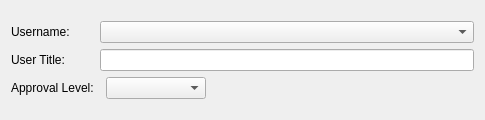
<?xml version="1.0" encoding="UTF-8"?>
<ui version="4.0">
 <class>ApproverForm</class>
 <widget class="QWidget" name="ApproverForm">
  <property name="geometry">
   <rect>
    <x>0</x>
    <y>0</y>
    <width>485</width>
    <height>120</height>
   </rect>
  </property>
  <property name="maximumSize">
   <size>
    <width>485</width>
    <height>120</height>
   </size>
  </property>
  <property name="windowTitle">
   <string>Form</string>
  </property>
  <layout class="QVBoxLayout" name="verticalLayout">
   <item>
    <layout class="QGridLayout" name="gridLayout">
     <item row="2" column="0">
      <widget class="QLabel" name="label_3">
       <property name="text">
        <string>Approval Level:</string>
       </property>
      </widget>
     </item>
     <item row="2" column="3">
      <spacer name="horizontalSpacer">
       <property name="orientation">
        <enum>Qt::Horizontal</enum>
       </property>
       <property name="sizeHint" stdset="0">
        <size>
         <width>100</width>
         <height>20</height>
        </size>
       </property>
      </spacer>
     </item>
     <item row="1" column="1" colspan="3">
      <widget class="QLineEdit" name="edtTitle"/>
     </item>
     <item row="1" column="0">
      <widget class="QLabel" name="label_2">
       <property name="text">
        <string>User Title:</string>
       </property>
      </widget>
     </item>
     <item row="0" column="0">
      <widget class="QLabel" name="label">
       <property name="text">
        <string>Username:</string>
       </property>
      </widget>
     </item>
     <item row="0" column="1" colspan="3">
      <widget class="QComboBox" name="cbUsers"/>
     </item>
     <item row="2" column="2">
      <widget class="QComboBox" name="cbLevels">
       <property name="minimumSize">
        <size>
         <width>100</width>
         <height>0</height>
        </size>
       </property>
      </widget>
     </item>
    </layout>
   </item>
  </layout>
 </widget>
 <resources/>
 <connections/>
</ui>
